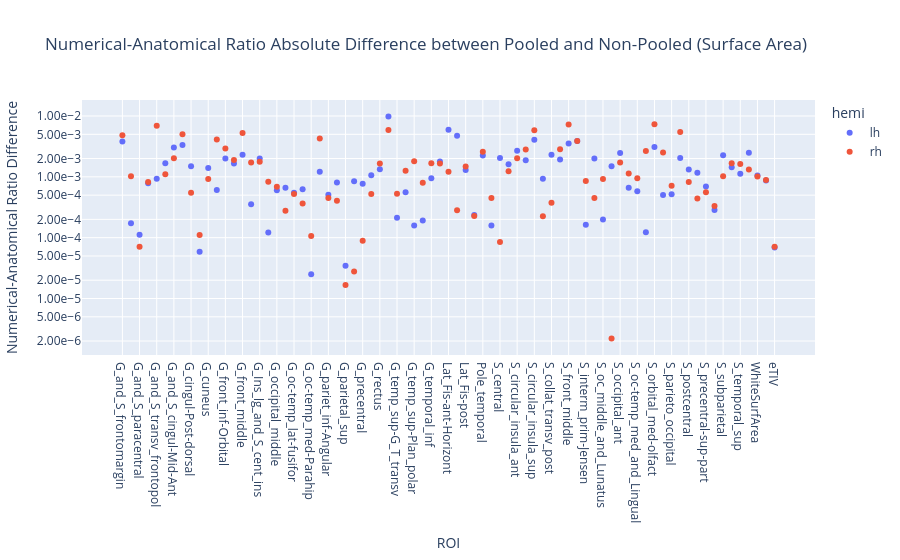

Notebook cell for this chart:
### Markdown cell above
#### Difference between pooled vs non-pooled

### Code cell
r_na_diff = r_na_pooled.copy()
r_na_diff["r"] = (r_na_diff["r"] - r_na["r"]).abs()
print(f"Max difference: {r_na_diff['r'].max()}")
px.scatter(
    r_na_diff,
    x="ROI",
    y="r",
    log_y=True,
    color="hemi",
    title="Numerical-Anatomical Ratio Absolute Difference between Pooled and Non-Pooled (Surface Area)",
    labels={"r": "Numerical-Anatomical Ratio Difference"},
).update_yaxes(tickformat=".2e")

### Figure 1 — Plotly figure (JSON) as saved in the notebook; plotly's stock layout.template omitted (floating-point values rounded to 4 significant figures)
{"data": [{"hovertemplate": "hemi=lh<br>ROI=%{x}<br>Numerical-Anatomical Ratio Difference=%{y}<extra></extra>", "legendgroup": "lh", "marker": {"color": "#636efa", "symbol": "circle"}, "mode": "markers", "name": "lh", "orientation": "v", "showlegend": true, "type": "scatter", "x": ["G_and_S_frontomargin", "G_and_S_occipital_inf", "G_and_S_paracentral", "G_and_S_subcentral", "G_and_S_transv_frontopol", "G_and_S_cingul-Ant", "G_and_S_cingul-Mid-Ant", "G_and_S_cingul-Mid-Post", "G_cingul-Post-dorsal", "G_cingul-Post-ventral", "G_cuneus", "G_front_inf-Opercular", "G_front_inf-Orbital", "G_front_inf-Triangul", "G_front_middle", "G_front_sup", "G_Ins_lg_and_S_cent_ins", "G_insular_short", "G_occipital_middle", "G_occipital_sup", "G_oc-temp_lat-fusifor", "G_oc-temp_med-Lingual", "G_oc-temp_med-Parahip", "G_orbital", "G_pariet_inf-Angular", "G_pariet_inf-Supramar", "G_parietal_sup", "G_postcentral", "G_precentral", "G_precuneus", "G_rectus", "G_subcallosal", "G_temp_sup-G_T_transv", "G_temp_sup-Lateral", "G_temp_sup-Plan_polar", "G_temp_sup-Plan_tempo", "G_temporal_inf", "G_temporal_middle", "Lat_Fis-ant-Horizont", "Lat_Fis-ant-Vertical", "Lat_Fis-post", "Pole_occipital", "Pole_temporal", "S_calcarine", "S_central", "S_cingul-Marginalis", "S_circular_insula_ant", "S_circular_insula_inf", "S_circular_insula_sup", "S_collat_transv_ant", "S_collat_transv_post", "S_front_inf", "S_front_middle", "S_front_sup", "S_interm_prim-Jensen", "S_intrapariet_and_P_trans", "S_oc_middle_and_Lunatus", "S_oc_sup_and_transversal", "S_occipital_ant", "S_oc-temp_lat", "S_oc-temp_med_and_Lingual", "S_orbital_lateral", "S_orbital_med-olfact", "S_orbital-H_Shaped", "S_parieto_occipital", "S_pericallosal", "S_postcentral", "S_precentral-inf-part", "S_precentral-sup-part", "S_suborbital", "S_subparietal", "S_temporal_inf", "S_temporal_sup", "S_temporal_transverse", "WhiteSurfArea", "BrainSegVolNotVent", "eTIV"], "xaxis": "x", "y": [0.003799, 0.0001732, 0.000112, 0.0007849, 0.0009273, 0.001671, 0.003027, 0.003341, 0.001497, 5.858e-05, 0.001401, 0.000608, 0.001994, 0.001655, 0.002298, 0.0003536, 0.002005, 0.0001211, 0.0005993, 0.0006606, 0.0005483, 0.0006241, 2.512e-05, 0.001216, 0.0005055, 0.0008101, 3.46e-05, 0.0008498, 0.0007673, 0.00106, 0.001327, 0.009816, 0.0002116, 0.0005571, 0.0001591, 0.0001916, 0.0009507, 0.001783, 0.005965, 0.004739, 0.001298, 0.0002355, 0.002245, 0.0001588, 0.002031, 0.001609, 0.002693, 0.001873, 0.004087, 0.0009332, 0.002307, 0.001923, 0.003528, 0.003872, 0.0001624, 0.001997, 0.0001992, 0.001486, 0.002471, 0.0006629, 0.000582, 0.0001224, 0.003098, 0.0005014, 0.0005177, 0.002037, 0.001314, 0.001162, 0.0006931, 0.0002842, 0.002269, 0.001434, 0.00112, 0.002495, 0.001049, 0.0008741, 6.916e-05], "yaxis": "y"}, {"hovertemplate": "hemi=rh<br>ROI=%{x}<br>Numerical-Anatomical Ratio Difference=%{y}<extra></extra>", "legendgroup": "rh", "marker": {"color": "#EF553B", "symbol": "circle"}, "mode": "markers", "name": "rh", "orientation": "v", "showlegend": true, "type": "scatter", "x": ["G_and_S_frontomargin", "G_and_S_occipital_inf", "G_and_S_paracentral", "G_and_S_subcentral", "G_and_S_transv_frontopol", "G_and_S_cingul-Ant", "G_and_S_cingul-Mid-Ant", "G_and_S_cingul-Mid-Post", "G_cingul-Post-dorsal", "G_cingul-Post-ventral", "G_cuneus", "G_front_inf-Opercular", "G_front_inf-Orbital", "G_front_inf-Triangul", "G_front_middle", "G_front_sup", "G_Ins_lg_and_S_cent_ins", "G_insular_short", "G_occipital_middle", "G_occipital_sup", "G_oc-temp_lat-fusifor", "G_oc-temp_med-Lingual", "G_oc-temp_med-Parahip", "G_orbital", "G_pariet_inf-Angular", "G_pariet_inf-Supramar", "G_parietal_sup", "G_postcentral", "G_precentral", "G_precuneus", "G_rectus", "G_subcallosal", "G_temp_sup-G_T_transv", "G_temp_sup-Lateral", "G_temp_sup-Plan_polar", "G_temp_sup-Plan_tempo", "G_temporal_inf", "G_temporal_middle", "Lat_Fis-ant-Horizont", "Lat_Fis-ant-Vertical", "Lat_Fis-post", "Pole_occipital", "Pole_temporal", "S_calcarine", "S_central", "S_cingul-Marginalis", "S_circular_insula_ant", "S_circular_insula_inf", "S_circular_insula_sup", "S_collat_transv_ant", "S_collat_transv_post", "S_front_inf", "S_front_middle", "S_front_sup", "S_interm_prim-Jensen", "S_intrapariet_and_P_trans", "S_oc_middle_and_Lunatus", "S_oc_sup_and_transversal", "S_occipital_ant", "S_oc-temp_lat", "S_oc-temp_med_and_Lingual", "S_orbital_lateral", "S_orbital_med-olfact", "S_orbital-H_Shaped", "S_parieto_occipital", "S_pericallosal", "S_postcentral", "S_precentral-inf-part", "S_precentral-sup-part", "S_suborbital", "S_subparietal", "S_temporal_inf", "S_temporal_sup", "S_temporal_transverse", "WhiteSurfArea", "BrainSegVolNotVent", "eTIV"], "xaxis": "x", "y": [0.004832, 0.001024, 7.108e-05, 0.000826, 0.006896, 0.001107, 0.002023, 0.005, 0.0005472, 0.0001109, 0.0009251, 0.004099, 0.002924, 0.001883, 0.005233, 0.001714, 0.001775, 0.0008343, 0.0006884, 0.0002767, 0.0005217, 0.0003641, 0.0001065, 0.004276, 0.0004489, 0.0004049, 1.666e-05, 2.787e-05, 8.88e-05, 0.0005236, 0.001651, 0.005913, 0.0005256, 0.001257, 0.001811, 0.0008034, 0.001669, 0.00165, 0.001214, 0.0002815, 0.001473, 0.0002266, 0.00259, 0.0004483, 8.527e-05, 0.001239, 0.002017, 0.002808, 0.005828, 0.0002255, 0.000375, 0.002837, 0.007251, 0.003901, 0.0008549, 0.0004476, 0.0009173, 2.201e-06, 0.001716, 0.00113, 0.0009511, 0.002653, 0.007299, 0.002501, 0.0007142, 0.005483, 0.0008204, 0.0004424, 0.0005565, 0.0003302, 0.001021, 0.001679, 0.00163, 0.001315, 0.001016, 0.0008893, 7.103e-05], "yaxis": "y"}], "layout": {"legend": {"title": {"text": "hemi"}, "tracegroupgap": 0}, "title": {"text": "Numerical-Anatomical Ratio Absolute Difference between Pooled and Non-Pooled (Surface Area)"}, "xaxis": {"anchor": "y", "domain": [0, 1], "title": {"text": "ROI"}}, "yaxis": {"anchor": "x", "domain": [0, 1], "tickformat": ".2e", "title": {"text": "Numerical-Anatomical Ratio Difference"}, "type": "log"}}}
